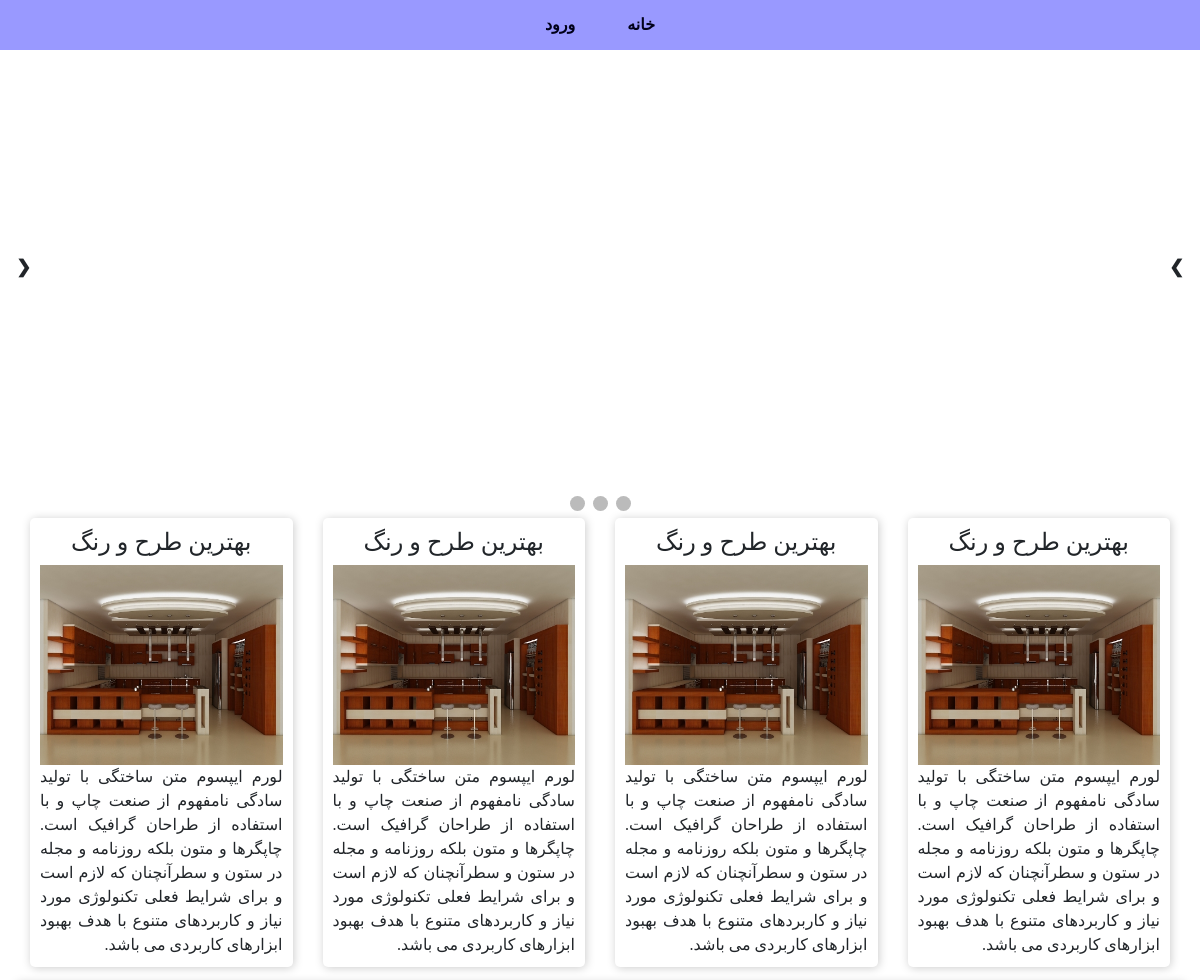
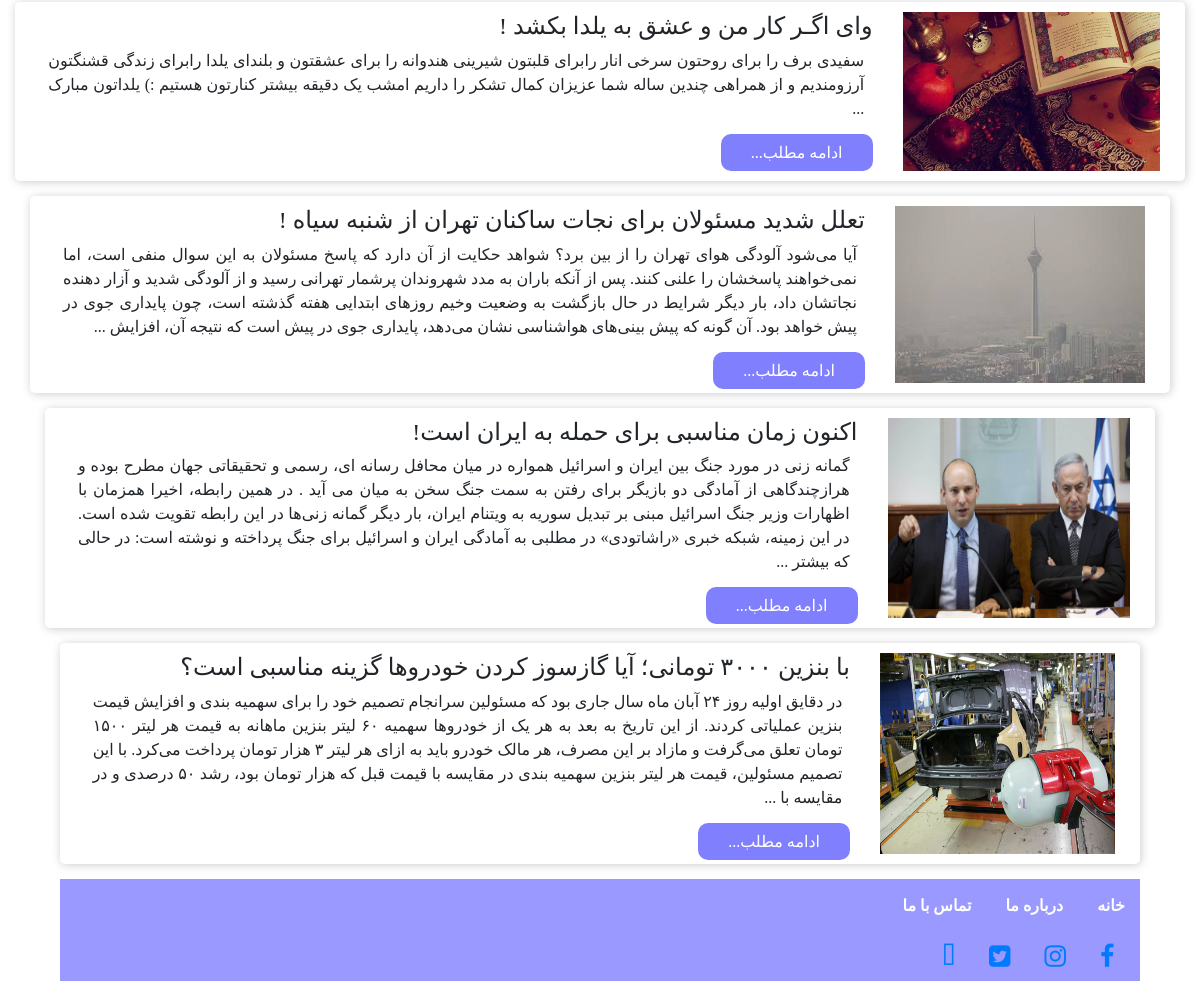
The page / on the database its author committed (2 pictures, top to bottom).
### tables this page shows
CREATE TABLE `menu` (
  `id` int(11) NOT NULL,
  `title` varchar(100) NOT NULL,
  `link` varchar(200) NOT NULL
);

CREATE TABLE `post` (
  `id` int(11) NOT NULL,
  `title` varchar(100) NOT NULL,
  `src` varchar(100) NOT NULL,
  `content` varchar(5000) NOT NULL
);

### func/func.php (called while the page is built)
<?php
function post_content($text)
{
	$text=substr($text,0,800);
	$text=substr($text,0,strrpos($text," "));
	$text=$text." ...";
	return $text;
}
?>

### index.php (the view, shortened to what this page needs)
<?php include ("header.php"); ?>
<?php include ("slider.php"); ?>
<?php include ("specialPost.php"); ?>
<?php include ("func/func.php"); ?>
<?php
$posrsql="SELECT * FROM  `post` ORDER BY  `id` DESC ;";
$postquery=mysqli_query($connect,$posrsql);
while($postfetch=mysqli_fetch_assoc($postquery))
{
?>
<div class="big-post container-fluid">
    <div class="big-content col-md-12 row ">
        <div class="big-content-thumb col-md-3">
            <img src=<?php echo $postfetch["src"]; ?>>
        </div>
        <div class="text-big col-md-9">
                <div class="big-content-title ">
                    <h4><?php echo $postfetch["title"]; ?>  </h4>
                </div>
                <div class="big-content-txt">
                    <p> <?php echo post_content($postfetch["content"]); ?> </p>
                </div>
                <div class="big-content-footer">
                    <a href=<?php echo "readmore.php?postid=$postfetch[id]" ?>>ادامه مطلب...</a>
                </div>
            </div>
    </div>
<?php
}
?>
<?php include ("footer.php"); ?>
</body>
</html>

### header.php (shortened to what this page needs)
<!DOCTYPE html>
<html>
<head>
    <link rel="stylesheet" href="https://cdnjs.cloudflare.com/ajax/libs/font-awesome/4.7.0/css/font-awesome.min.css">
    <link rel="stylesheet" href="css/bootstrap.min.css">
    <link rel="stylesheet" href="css/fontawesome.css">
	<link rel="stylesheet" href="css/style.css">
</head>
<body>
    <div class="menu">
            <ul class="nav justify-content-center">
            <?php
			 include ("config.php");
			 $mnu="SELECT * FROM  `menu` ORDER BY  `id` DESC ;";
			 $mnuresult=mysqli_query($connect,$mnu);
			 while($mnufetch=mysqli_fetch_assoc($mnuresult))
			 {
			?>
                <li class="nav-item active"><a href=<?php echo $mnufetch["link"] ?> class="nav-link"><?php echo $mnufetch["title"] ?></a></li>
                <?php
			 }
				?>
            </ul>
    </div>

### css/style.css (style rules this page uses)
*,div,p,ul { padding:0px; margin:0px; }
body { font-family:"b yekan"; direction: rtl; }
.menu { background-color: #9999ff; }
.menu li a { color:#00001a; font-weight: 800; }
.menu li { padding:5px 10px; border-radius: 10px; }
.big-content { direction: rtl; text-align: right; margin:15px auto; border-radius: 5px; -webkit-box-shadow: 1px 1px 10px 0px rgba(204,204,204,1); -moz-box-shadow: 1px 1px 10px 0px rgba(204,204,204,1); box-shadow: 1px 1px 10px 0px rgba(204,204,204,1); padding: 10px; }
.big-content-thumb img { width: 100%; height: 100%; }
.big-content-txt { margin: 0 1%; }
.big-content-txt p { text-align: justify; }
.big-content-footer { margin-top: 20px; }
.big-content-footer a { margin: 20px 0; background-color: #8080ff; color:#fff; border-radius: 10px; padding: 10px 30px; }

### rows shown on the page
menu: title "خانه"
menu: title "ورود"
post: src (picture), title "وای اگـر کار من و عشق به یلدا بکشد !", content "سفیدی برف را برای روحتون سرخی انار رابرای قلبتون شیرینی هندوانه را برای عشقتون و بلندای یلدا رابرای زندگی قشنگتون آرزومندیم و از همراهی چندین ساله شما عزیزان کمال تشکر را داریم امشب یک دقیقه بیشتر کنارتون هستیم :) یلداتون مبارک ..."
post: src (picture), title "تعلل شدید مسئولان برای نجات ساکنان تهران از شنبه سیاه !", content "آیا می‌شود آلودگی هوای تهران را از بین برد؟ شواهد حکایت از آن دارد که پاسخ مسئولان به این سوال منفی است، اما نمی‌خواهند پاسخشان را علنی کنند. پس از آنکه باران به مدد شهروندان پرشمار تهرانی رسید و از آلودگی شدید و آزار دهنده نجاتشان داد، بار دیگر شرایط در حال بازگشت به وضعیت وخیم روز‌های ابتدایی هفته گذشته است، چون پایداری جوی در پیش خواهد بود. آن گونه که پیش بینی‌های هواشناسی نشان می‌دهد، پایداری جوی در پیش است که نتیجه آن، افزایش ..."
post: src (picture), title "اکنون زمان مناسبی برای حمله به ایران است!", content "گمانه زنی در مورد جنگ بین ایران و اسرائیل همواره در میان محافل رسانه ای، رسمی و تحقیقاتی جهان مطرح بوده و هرازچندگاهی از آمادگی دو بازیگر برای رفتن به سمت جنگ سخن به میان می آید . در همین رابطه، اخیرا همزمان با اظهارات وزیر جنگ اسرائیل مبنی بر تبدیل سوریه به ویتنام ایران، بار دیگر گمانه زنی‌ها در این رابطه تقویت شده است. در این زمینه، شبکه خبری «راشاتودی» در مطلبی به آمادگی ایران و اسرائیل برای جنگ پرداخته و نوشته است: در حالی که بیشتر ..."
post: src (picture), title "با بنزین ۳۰۰۰ تومانی؛ آیا گازسوز کردن خودرو‌ها گزینه مناسبی است؟", content "در دقایق اولیه روز ۲۴ آبان ماه سال جاری بود که مسئولین سرانجام تصمیم خود را برای سهمیه بندی و افزایش قیمت بنزین عملیاتی کردند. از این تاریخ به بعد به هر یک از خودرو‌ها سهمیه ۶۰ لیتر بنزین ماهانه به قیمت هر لیتر ۱۵۰۰ تومان تعلق می‌گرفت و مازاد بر این مصرف، هر مالک خودرو باید به ازای هر لیتر ۳ هزار تومان پرداخت می‌کرد. با این تصمیم مسئولین، قیمت هر لیتر بنزین سهمیه بندی در مقایسه با قیمت قبل که هزار تومان بود، رشد ۵۰ درصدی و در مقایسه با ..."
